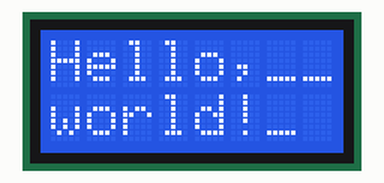
A sketch run on a simulated Arduino Uno, built with avr-gcc and run on an emulated ATmega328P. Parts: 8×2 character LCD.

Above: at 0.1 s.
At 3.1 s:
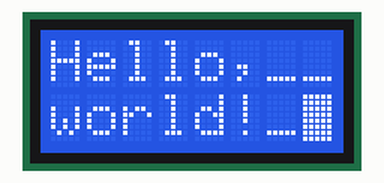

Measured:
- what the display in image 1 shows lasts 3.0 s, from 3.1 s to 6.1 s

The sketch:

test_lcd_160x.ino
```cpp
//Blink
//Выводим строку hello, world! и мигающий курсор в виде знакоместа.


#include <LiquidCrystal.h>

// используйте свои значения
const int rs = 11, en = 10, d4 = 9, d5 = 8, d6 = 7, d7 = 6;
LiquidCrystal lcd(rs, en, d4, d5, d6, d7);

void setup() {
  // 1601 кодируется как 8x2
  lcd.begin(8, 2);
  // выводим сообщение

  //lcd.setCursor(0,1); // 0-я позиция 1-й строчки
  lcd.print("Hello,__");
  lcd.setCursor(0,2); // 0-я позиция 2-й строчки
  lcd.print("world!_");

}

void loop() {
  // Выключаем мигающий курсор
  lcd.noBlink();
  delay(3000);
  // Включаем мигающий курсор
  lcd.blink();
  delay(3000);
}
```
